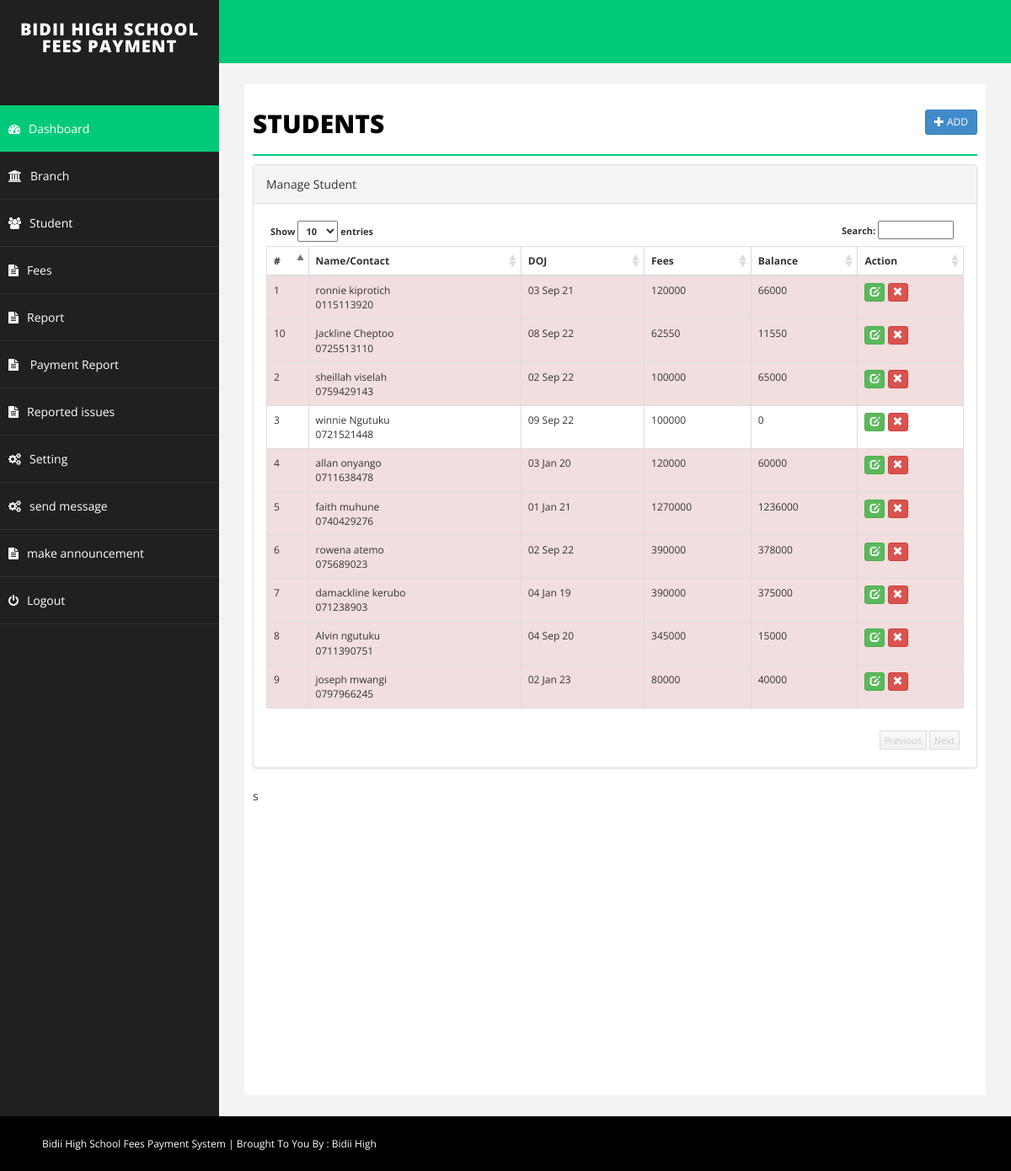
/student.php, run on the app's committed database.
### tables this page shows
CREATE TABLE `student` (
  `studentId` varchar(50) NOT NULL,
  `id` int(11) NOT NULL,
  `emailid` varchar(255) NOT NULL,
  `sname` varchar(255) NOT NULL,
  `password` varchar(25) NOT NULL,
  `joindate` datetime NOT NULL,
  `about` text NOT NULL,
  `contact` varchar(255) NOT NULL,
  `fees` int(11) NOT NULL,
  `branch` varchar(255) NOT NULL,
  `balance` int(11) NOT NULL,
  `delete_status` enum('0','1') NOT NULL DEFAULT '0'
);

### student.php (the view, shortened to what this page needs)
<?php
include("php/dbconnect.php");
$id="";
$studentId='';
$emailid='';
$sname='';
$joindate = '';
$remark='';
$contact='';
$balance = 0;
$fees='';
$about = '';
$branch='';
$action = "add";
?>
<!DOCTYPE html>
<html xmlns="http://www.w3.org/1999/xhtml">
<head>
    <link href="css/bootstrap.css" rel="stylesheet" />
    <link href="css/font-awesome.css" rel="stylesheet" />
    <link href="css/basic.css" rel="stylesheet" />
    <link href="css/custom.css" rel="stylesheet" />
	<link href="css/ui.css" rel="stylesheet" />
	<link href="css/datepicker.css" rel="stylesheet" />
</head>
<?php
include("php/header.php");
?>
        <div id="page-wrapper">
            <div id="page-inner">
                <div class="row">
                    <div class="col-md-12">
                        <h1 class="page-head-line">Students
						<?php
						echo (isset($_GET['action']) && @$_GET['action']=="add" || @$_GET['action']=="edit")?
						' <a href="student.php" class="btn btn-primary btn-sm pull-right">Back <i class="glyphicon glyphicon-arrow-right"></i></a>':'<a href="student.php?action=add" class="btn btn-primary btn-sm pull-right"><i class="glyphicon glyphicon-plus"></i> Add </a>';
						?>
						</h1>
                    </div>
                </div>
        <?php
		 if(isset($_GET['action']) && @$_GET['action']=="add" || @$_GET['action']=="edit")
		 {
		?>
			<script type="text/javascript" src="js/validation/jquery.validate.min.js"></script>
                <div class="row">
                    <div class="col-sm-10 col-sm-offset-1">
               <div class="panel panel-primary">
                        <div class="panel-heading">
                           <?php echo ($action=="add")? "Add Student": "Edit Student"; ?>
                        </div>
						<form action="student.php" method="post" id="signupForm1" class="form-horizontal">
                        <div class="panel-body">
						<fieldset class="scheduler-border">
    <legend class="scheduler-border">Personal Information:</legend>
    <div class="form-group">
        <label class="col-sm-2 control-label" for="studentId">Student ID*</label>
        <div class="col-sm-10">
            <input type="text" class="form-control" id="studentId" name="studentId" value="<?php echo $studentId; ?>" />
        </div>
    </div>
    <div class="form-group">
        <label class="col-sm-2 control-label" for="sname">Name*</label>
        <div class="col-sm-10">
            <input type="text" class="form-control" id="sname" name="sname" value="<?php echo $sname; ?>" />
        </div>
    </div>
    <div class="form-group">
        <label class="col-sm-2 control-label" for="contact">Contact*</label>
        <div class="col-sm-10">
            <input type="text" class="form-control" id="contact" name="contact" value="<?php echo $contact; ?>" maxlength="10" />
        </div>
    </div>
    <div class="form-group">
        <label class="col-sm-2 control-label" for="password">Password*</label>
        <div class="col-sm-10">
            <input type="password" class="form-control" id="password" name="password" value="<?php echo $password; ?>" />
        </div>
    </div>
    <div class="form-group">
        <label class="col-sm-2 control-label" for="branch">Branch*</label>
        <div class="col-sm-10">
            <select class="form-control" id="branch" name="branch">
                <option value="">Select Branch</option>
                <?php
                $sql = "SELECT * FROM branch WHERE delete_status='0' ORDER BY branch ASC";
                $q = $conn->query($sql);
                while ($r = $q->fetch_assoc()) {
                    echo '<option value="' . $r['id'] . '" ' . (($branch == $r['id']) ? 'selected="selected"' : '') . '>' . $r['branch'] . '</option>';
                }
                ?>
            </select>
        </div>
    </div>
    <div class="form-group">
        <label class="col-sm-2 control-label" for="joindate">DOJ*</label>
        <div class="col-sm-10">
            <input type="text" class="form-control" id="joindate" name="joindate" value="<?php echo ($joindate != '') ? date("Y-m-d", strtotime($joindate)) : ''; ?>" style="background-color: #fff;" readonly />
        </div>
    </div>
</fieldset>
							<fieldset class="scheduler-border" >
						 <legend  class="scheduler-border">Fee Information:</legend>
						<div class="form-group">
								<label class="col-sm-2 control-label" for="Old">Total Fees* </label>
								<div class="col-sm-10">
									<input type="text" class="form-control" id="fees" name="fees" value="<?php echo $fees;?>" <?php echo ($action=="update")?"disabled":""; ?>  />
								</div>
						</div>
						<?php
						if($action=="add")
						{
						?>
						<div class="form-group">
								<label class="col-sm-2 control-label" for="Old">Advance Fee* </label>
								<div class="col-sm-10">
									<input type="text" class="form-control" id="advancefees" name="advancefees" readonly   />
								</div>
						</div>
						<?php
						}
						?>
						<div class="form-group">
								<label class="col-sm-2 control-label" for="Old">Balance </label>
								<div class="col-sm-10">
									<input type="text" class="form-control"  id="balance" name="balance" value="<?php echo $balance;?>" disabled />
								</div>
						</div>
							<?php
						if($action=="add")
						{
						?>
							<div class="form-group">
								<label class="col-sm-2 control-label" for="Password">Fee Remark </label>
								<div class="col-sm-10">
	                        <textarea class="form-control" id="remark" name="remark"><?php echo $remark;?></textarea >
								</div>
							</div>
						<?php
						}
						?>
							</fieldset>
							 <fieldset class="scheduler-border" >
						 <legend  class="scheduler-border">Optional Information:</legend>
							<div class="form-group">
								<label class="col-sm-2 control-label" for="Password">About Student </label>
								<div class="col-sm-10">
	                        <textarea class="form-control" id="about" name="about"><?php echo $about;?></textarea >
								</div>
							</div>
							<div class="form-group">
								<label class="col-sm-2 control-label" for="Old">Email Id </label>
								<div class="col-sm-10">
									<input type="text" class="form-control" id="emailid" name="emailid" value="<?php echo $emailid;?>"  />
								</div>
						    </div>
							</fieldset>
						<div class="form-group">
								<div class="col-sm-8 col-sm-offset-2">
								<input type="hidden" name="id" value="<?php echo $id;?>">
								<input type="hidden" name="action" value="<?php echo $action;?>">
									<button type="submit" name="save" class="btn btn-primary">Save </button>
								</div>
							</div>
                         </div>
							</form>
                        </div>
                            </div>
                </div>
		<script type="text/javascript">
		$( document ).ready( function () {
		$( "#joindate" ).datepicker({
dateFormat:"yy-mm-dd",
changeMonth: true,
changeYear: true,
yearRange: "1970:<?php echo date('Y');?>"
});
		if($("#signupForm1").length > 0)
         {
		 <?php if($action=='add')
		 {
		 ?>
			$( "#signupForm1" ).validate( {
				rules: {
					sname: "required",
					joindate: "required",
					emailid: "email",
					branch: "required",
					contact: {
						required: true,
						digits: true
					},
					fees: {
						required: true,
						digits: true
					},
					advancefees: {
						required: true,
						digits: true
					},
				},
			<?php
			}else
			{
			?>
			$( "#signupForm1" ).validate( {
				rules: {
					sname: "required",
					joindate: "required",
					emailid: "email",
					branch: "required",
					contact: {
						required: true,
						digits: true
					}
				},
			<?php
			}
			?>
				errorElement: "em",
				errorPlacement: function ( error, element ) {
					// Add the `help-block` class to the error element
					error.addClass( "help-block" );
					// Add `has-feedback` class to the parent div.form-group
					// in order to add icons to inputs
					element.parents( ".col-sm-10" ).addClass( "has-feedback" );
					if ( element.prop( "type" ) === "checkbox" ) {
						error.insertAfter( element.parent( "label" ) );
					} else {
						error.insertAfter( element );
					}
					// Add the span element, if doesn't exists, and apply the icon classes to it.
					if ( !element.next( "span" )[ 0 ] ) {
						$( "<span class='glyphicon glyphicon-remove form-control-feedback'></span>" ).insertAfter( element );
					}
				},
				success: function ( label, element ) {
					// Add the span element, if doesn't exists, and apply the icon classes to it.
					if ( !$( element ).next( "span" )[ 0 ] ) {
						$( "<span class='glyphicon glyphicon-ok form-control-feedback'></span>" ).insertAfter( $( element ) );
					}
				},
				highlight: function ( element, errorClass, validClass ) {
					$( element ).parents( ".col-sm-10" ).addClass( "has-error" ).removeClass( "has-success" );
					$( element ).next( "span" ).addClass( "glyphicon-remove" ).removeClass( "glyphicon-ok" );
				},
				unhighlight: function ( element, errorClass, validClass ) {
					$( element ).parents( ".col-sm-10" ).addClass( "has-success" ).removeClass( "has-error" );
					$( element ).next( "span" ).addClass( "glyphicon-ok" ).removeClass( "glyphicon-remove" );
				}
			} );
			}
		} );
		$("#fees").keyup( function(){
		$("#advancefees").val("");
		$("#balance").val(0);
		var fee = $.trim($(this).val());
		if( fee!='' && !isNaN(fee))
		{
		$("#advancefees").removeAttr("readonly");
		$("#balance").val(fee);
		$('#advancefees').rules("add", {
            max: parseInt(fee)
        });
		}
		else{
		$("#advancefees").attr("readonly","readonly");
		}
		});
		$("#advancefees").keyup( function(){
		var advancefees = parseInt($.trim($(this).val()));
		var totalfee = parseInt($("#fees").val());
		if( advancefees!='' && !isNaN(advancefees) && advancefees<=totalfee)
		{
		var balance = totalfee-advancefees;
		$("#balance").val(balance);
		}
		else{
		$("#balance").val(totalfee);
		}
		});
	</script>
		<?php
		}else{
		?>
		 <link href="css/datatable/datatable.css" rel="stylesheet" />
		<div class="panel panel-default">
                        <div class="panel-heading">
                            Manage Student
                        </div>
                        <div class="panel-body">
                            <div class="table-sorting table-responsive">
                                <table class="table table-striped table-bordered table-hover" id="tSortable22">
                                    <thead>
                                        <tr>
                                            <th>#</th>
                                            <th>Name/Contact</th>
                                            <th>DOJ</th>
                                            <th>Fees</th>
											<th>Balance</th>
											<th>Action</th>
                                        </tr>
                                    </thead>
                                    <tbody>
									<?php
									$sql = "select * from student where delete_status='0'";
									$q = $conn->query($sql);
									$i=1;
									while($r = $q->fetch_assoc())
									{
									echo '<tr '.(($r['balance']>0)?'class="danger"':'').'>
                                            <td>'.$i.'</td>
                                            <td>'.$r['sname'].'<br/>'.$r['contact'].'</td>
                                            <td>'.date("d M y", strtotime($r['joindate'])).'</td>
                                            <td>'.$r['fees'].'</td>
											<td>'.$r['balance'].'</td>
											<td>
											<a href="student.php?action=edit&id='.$r['id'].'" class="btn btn-success btn-xs"><span class="glyphicon glyphicon-edit"></span></a>
											<a onclick="return confirm(\'Are you sure you want to delete this record\');" href="student.php?action=delete&id='.$r['id'].'" class="btn btn-danger btn-xs"><span class="glyphicon glyphicon-remove"></span></a> </td>
                                        </tr>';
										$i++;
									}
									?>
                                    </tbody>
                                </table>
                            </div>
                        </div>
                    </div>
		<?php
		}
		?>
            s
            </div>
        </div>
    </div>
    <div id="footer-sec">
	Bidii High School Fees Payment System | Brought To You By : <a href="#" target="_blank">Bidii High</a>
    </div>
</body>
</html>

### data on the page
student: sname "ronnie kiprotich", contact "0115113920", joindate "03 Sep 21", fees "120000", balance "66000"
student: sname "sheillah viselah", contact "0759429143", joindate "02 Sep 22", fees "100000", balance "65000"
student: sname "winnie Ngutuku", contact "0721521448", joindate "09 Sep 22", fees "100000", balance "0"
student: sname "allan onyango", contact "0711638478", joindate "03 Jan 20", fees "120000", balance "60000"
student: sname "faith muhune", contact "0740429276", joindate "01 Jan 21", fees "1270000", balance "1236000"
student: sname "rowena atemo", contact "075689023", joindate "02 Sep 22", fees "390000", balance "378000"
student: sname "damackline kerubo", contact "071238903", joindate "04 Jan 19", fees "390000", balance "375000"
student: sname "Alvin ngutuku", contact "0711390751", joindate "04 Sep 20", fees "345000", balance "15000"
student: sname "joseph mwangi", contact "0797966245", joindate "02 Jan 23", fees "80000", balance "40000"
student: sname "Jackline Cheptoo", contact "0725513110", joindate "08 Sep 22", fees "62550", balance "11550"
